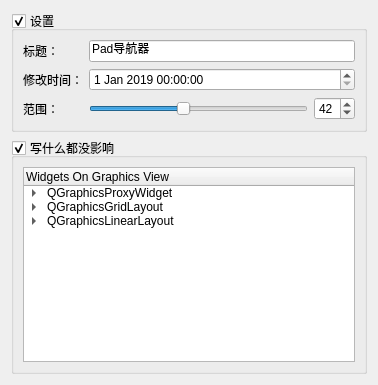
<?xml version="1.0" encoding="UTF-8"?>
<ui version="4.0">
 <class>Form</class>
 <widget class="QWidget" name="Form">
  <property name="geometry">
   <rect>
    <x>0</x>
    <y>0</y>
    <width>378</width>
    <height>385</height>
   </rect>
  </property>
  <property name="windowTitle">
   <string>BackSide</string>
  </property>
  <layout class="QVBoxLayout" name="verticalLayout_2">
   <item>
    <widget class="QGroupBox" name="groupBox">
     <property name="title">
      <string>设置</string>
     </property>
     <property name="flat">
      <bool>true</bool>
     </property>
     <property name="checkable">
      <bool>true</bool>
     </property>
     <layout class="QGridLayout" name="gridLayout">
      <item row="0" column="0">
       <widget class="QLabel" name="label">
        <property name="text">
         <string>标题：</string>
        </property>
       </widget>
      </item>
      <item row="0" column="1">
       <widget class="QLineEdit" name="hostName">
        <property name="text">
         <string>Pad导航器</string>
        </property>
       </widget>
      </item>
      <item row="1" column="0">
       <widget class="QLabel" name="label_2">
        <property name="text">
         <string>修改时间：</string>
        </property>
       </widget>
      </item>
      <item row="2" column="0">
       <widget class="QLabel" name="label_3">
        <property name="text">
         <string>范围：</string>
        </property>
       </widget>
      </item>
      <item row="2" column="1">
       <layout class="QHBoxLayout" name="horizontalLayout">
        <item>
         <widget class="QSlider" name="horizontalSlider">
          <property name="value">
           <number>42</number>
          </property>
          <property name="orientation">
           <enum>Qt::Horizontal</enum>
          </property>
         </widget>
        </item>
        <item>
         <widget class="QSpinBox" name="spinBox">
          <property name="value">
           <number>42</number>
          </property>
         </widget>
        </item>
       </layout>
      </item>
      <item row="1" column="1">
       <widget class="QDateTimeEdit" name="dateTimeEdit">
        <property name="date">
         <date>
          <year>2019</year>
          <month>1</month>
          <day>1</day>
         </date>
        </property>
       </widget>
      </item>
     </layout>
    </widget>
   </item>
   <item>
    <widget class="QGroupBox" name="groupBox_2">
     <property name="title">
      <string>写什么都没影响</string>
     </property>
     <property name="flat">
      <bool>true</bool>
     </property>
     <property name="checkable">
      <bool>true</bool>
     </property>
     <layout class="QHBoxLayout" name="horizontalLayout_2">
      <item>
       <widget class="QTreeWidget" name="treeWidget">
        <column>
         <property name="text">
          <string>Widgets On Graphics View</string>
         </property>
        </column>
        <item>
         <property name="text">
          <string>QGraphicsProxyWidget</string>
         </property>
         <item>
          <property name="text">
           <string>QGraphicsWidget</string>
          </property>
          <item>
           <property name="text">
            <string>QObject</string>
           </property>
          </item>
          <item>
           <property name="text">
            <string>QGraphicsItem</string>
           </property>
          </item>
          <item>
           <property name="text">
            <string>QGraphicsLayoutItem</string>
           </property>
          </item>
         </item>
        </item>
        <item>
         <property name="text">
          <string>QGraphicsGridLayout</string>
         </property>
         <item>
          <property name="text">
           <string>QGraphicsLayout</string>
          </property>
          <item>
           <property name="text">
            <string>QGraphicsLayoutItem</string>
           </property>
          </item>
         </item>
        </item>
        <item>
         <property name="text">
          <string>QGraphicsLinearLayout</string>
         </property>
         <item>
          <property name="text">
           <string>QGraphicsLayout</string>
          </property>
          <item>
           <property name="text">
            <string>QGraphicsLayoutItem</string>
           </property>
          </item>
         </item>
        </item>
       </widget>
      </item>
     </layout>
    </widget>
   </item>
  </layout>
 </widget>
 <tabstops>
  <tabstop>groupBox</tabstop>
  <tabstop>hostName</tabstop>
  <tabstop>dateTimeEdit</tabstop>
  <tabstop>horizontalSlider</tabstop>
  <tabstop>spinBox</tabstop>
  <tabstop>groupBox_2</tabstop>
  <tabstop>treeWidget</tabstop>
 </tabstops>
 <resources/>
 <connections>
  <connection>
   <sender>horizontalSlider</sender>
   <signal>valueChanged(int)</signal>
   <receiver>spinBox</receiver>
   <slot>setValue(int)</slot>
   <hints>
    <hint type="sourcelabel">
     <x>184</x>
     <y>125</y>
    </hint>
    <hint type="destinationlabel">
     <x>275</x>
     <y>127</y>
    </hint>
   </hints>
  </connection>
  <connection>
   <sender>spinBox</sender>
   <signal>valueChanged(int)</signal>
   <receiver>horizontalSlider</receiver>
   <slot>setValue(int)</slot>
   <hints>
    <hint type="sourcelabel">
     <x>272</x>
     <y>114</y>
    </hint>
    <hint type="destinationlabel">
     <x>190</x>
     <y>126</y>
    </hint>
   </hints>
  </connection>
 </connections>
</ui>
